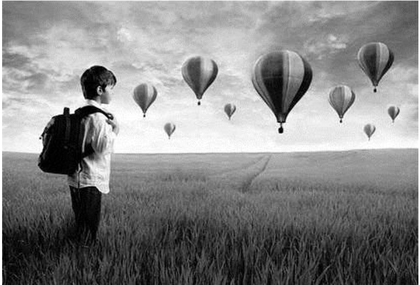
%> input picture SIX/IIVP-Lab/Codes/boy.png, 420 x 285 px, shrunk from 804 x 545 before the run
$ octave a2c_1_bp_slc.m   (GNU Octave 9; MATLAB toolbox functions it lacks are replaced by stand-ins)
%> lines starting %> are read from the running program, lines starting %| are printed output that depends on the picture; in (x1, y1, x2, y2) boxes, pixels count from 0 and x2, y2 are one past the last pixel; in counts of white or black regions, pixels touching at a corner belong together; the program's own positions count from 1
a=imread('boy.png');
%> a is the input picture: size 285x420x3 uint8; min 0, max 255, mean 133.3
b1=[];
b2=[];
b3=[];
b4=[];

b5=[];
b6=[];

b7=[];
b8=[];

for m=1:256
    for n=1:256
        t=de2bi(a(m,n),8,'left-msb');
        b1(m,n)=t(1,1);
        b2(m,n)=t(1,2);
        b3(m,n)=t(1,3);
        b4(m,n)=t(1,4);
        b5(m,n)=t(1,5);
        b6(m,n)=t(1,6);
        b7(m,n)=t(1,7);
        b8(m,n)=t(1,8);
    end
end
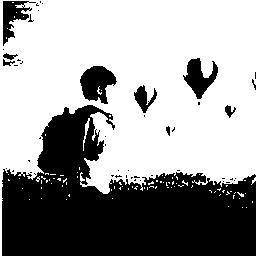
%> b1: size 256x256 double; values 0 (black) and 1 (white), 61% white; 48 black regions (39 under 20 px), largest, box (x1, y1, x2, y2) and area: (2, 105, 256, 256) 22701, (80, 66, 117, 104) 894, (183, 58, 218, 99) 707
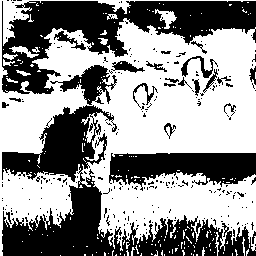
%> b2: size 256x256 double; values 0 (black) and 1 (white), 56.6% white; 260 black regions (235 under 20 px), largest, box (x1, y1, x2, y2) and area: (2, 105, 256, 256) 11898, (2, 1, 256, 94) 9550, (109, 153, 256, 191) 3696
%> b3: size 256x256 double; values 0 (black) and 1 (white), 50.9% white; 430 black regions (406 under 20 px), largest, box (x1, y1, x2, y2) and area: (2, 18, 256, 256) 26669, (2, 0, 109, 84) 2727, (155, 9, 177, 29) 190
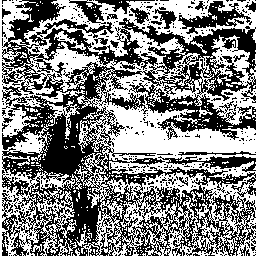
%> b4: size 256x256 double; values 0 (black) and 1 (white), 50.8% white; 505 black regions (477 under 20 px), largest, box (x1, y1, x2, y2) and area: (2, 0, 256, 256) 27543, (178, 1, 252, 34) 885, (158, 156, 256, 172) 617
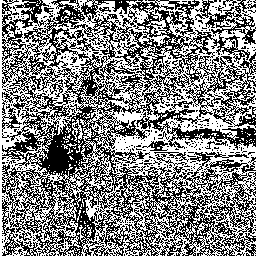
%> b5: size 256x256 double; values 0 (black) and 1 (white), 51.6% white; black in thin lines or dots
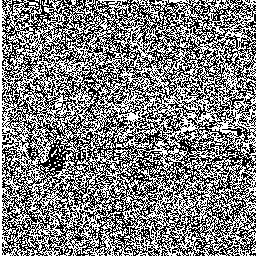
%> b6: size 256x256 double; values 0 (black) and 1 (white), 50.2% white; black in thin lines or dots
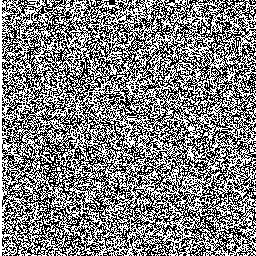
%> b7: size 256x256 double; values 0 (black) and 1 (white), 50.4% white; black in thin lines or dots
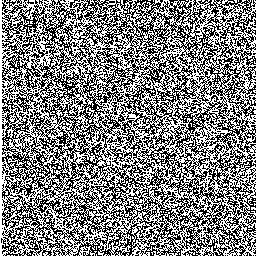
%> b8: size 256x256 double; values 0 (black) and 1 (white), 50.6% white; black in thin lines or dots

subplot(3,3,1);
imshow(a);
title('image of cameramen');

subplot(3,3,2);
imshow(b8);
title('image of bit-1');
subplot(3,3,3);
imshow(b7);
title('image of bit-2');
subplot(3,3,4);
imshow(b6);
title('image of bit-3');
subplot(3,3,5);
imshow(b5);
title('image of bit-4');
subplot(3,3,6);
imshow(b4);
title('image of bit-5');

subplot(3,3,7);
imshow(b3);
title('image of bit-6');

subplot(3,3,8);
imshow(b2);
title('image of bit-7');

subplot(3,3,9);
imshow(b1);
title('image of bit-8');
